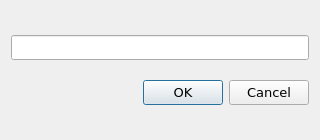
<?xml version="1.0" encoding="UTF-8"?>
<ui version="4.0">
 <class>root</class>
 <widget class="QDialog" name="root">
  <property name="geometry">
   <rect>
    <x>0</x>
    <y>0</y>
    <width>320</width>
    <height>140</height>
   </rect>
  </property>
  <property name="sizePolicy">
   <sizepolicy hsizetype="Fixed" vsizetype="Fixed">
    <horstretch>0</horstretch>
    <verstretch>0</verstretch>
   </sizepolicy>
  </property>
  <property name="minimumSize">
   <size>
    <width>320</width>
    <height>140</height>
   </size>
  </property>
  <property name="maximumSize">
   <size>
    <width>320</width>
    <height>140</height>
   </size>
  </property>
  <property name="windowTitle">
   <string>Root access</string>
  </property>
  <property name="windowIcon">
   <iconset resource="../res/res.qrc">
    <normaloff>:/icons/distroflex-icon.png</normaloff>:/icons/distroflex-icon.png</iconset>
  </property>
  <layout class="QVBoxLayout" name="verticalLayout_2">
   <item>
    <layout class="QVBoxLayout" name="verticalLayout">
     <property name="spacing">
      <number>20</number>
     </property>
     <property name="topMargin">
      <number>0</number>
     </property>
     <property name="bottomMargin">
      <number>0</number>
     </property>
     <item>
      <widget class="QLineEdit" name="sudo">
       <property name="font">
        <font>
         <family>DejaVu Sans</family>
         <pointsize>10</pointsize>
        </font>
       </property>
      </widget>
     </item>
     <item>
      <widget class="QDialogButtonBox" name="buttonBox">
       <property name="font">
        <font>
         <family>DejaVu Sans</family>
         <pointsize>10</pointsize>
        </font>
       </property>
       <property name="orientation">
        <enum>Qt::Horizontal</enum>
       </property>
       <property name="standardButtons">
        <set>QDialogButtonBox::Cancel|QDialogButtonBox::Ok</set>
       </property>
      </widget>
     </item>
    </layout>
   </item>
  </layout>
 </widget>
 <resources>
  <include location="../res/res.qrc"/>
 </resources>
 <connections>
  <connection>
   <sender>buttonBox</sender>
   <signal>rejected()</signal>
   <receiver>root</receiver>
   <slot>reject()</slot>
   <hints>
    <hint type="sourcelabel">
     <x>316</x>
     <y>260</y>
    </hint>
    <hint type="destinationlabel">
     <x>286</x>
     <y>274</y>
    </hint>
   </hints>
  </connection>
  <connection>
   <sender>buttonBox</sender>
   <signal>accepted()</signal>
   <receiver>root</receiver>
   <slot>accept()</slot>
   <hints>
    <hint type="sourcelabel">
     <x>248</x>
     <y>254</y>
    </hint>
    <hint type="destinationlabel">
     <x>157</x>
     <y>274</y>
    </hint>
   </hints>
  </connection>
 </connections>
</ui>
